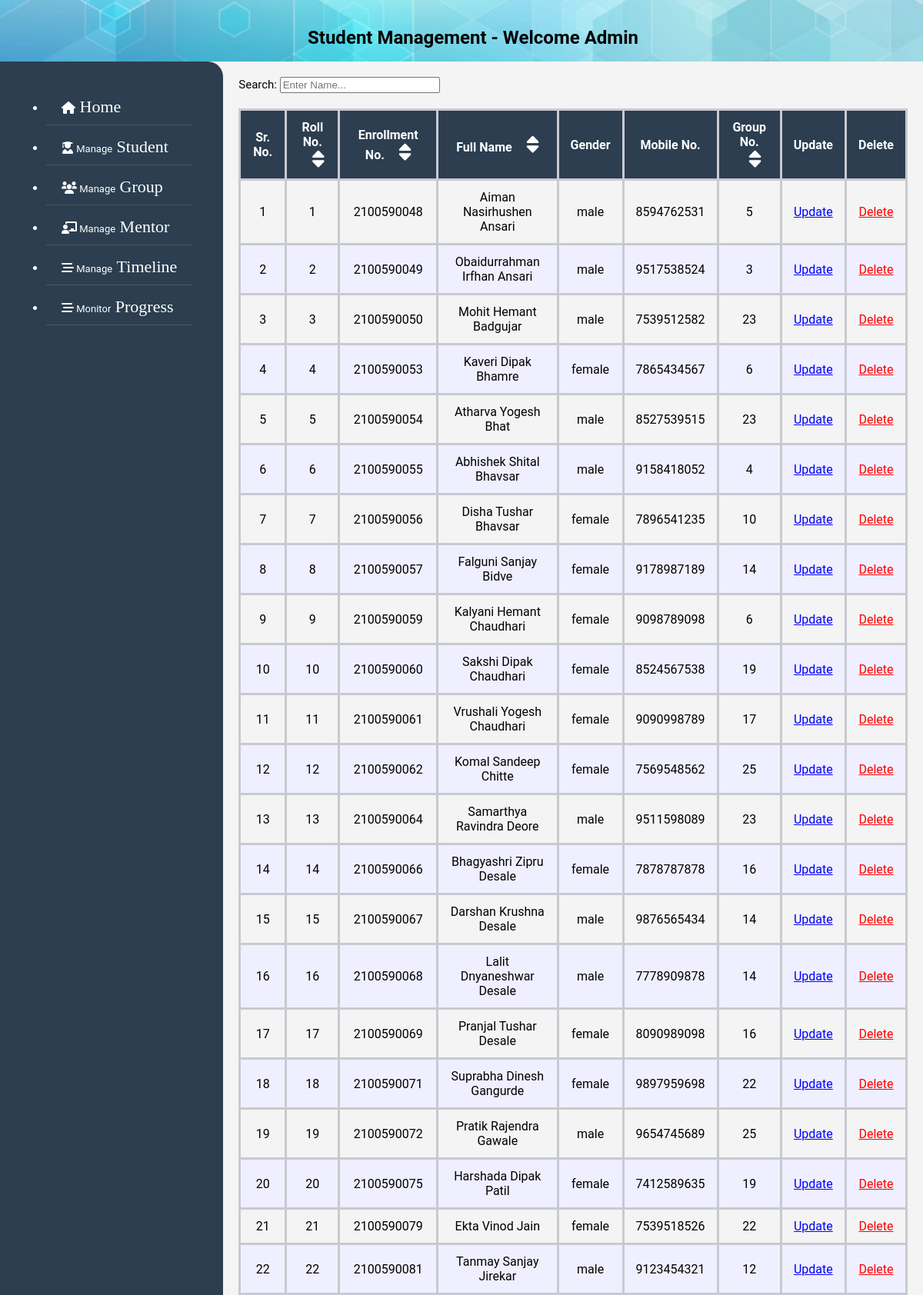
/Admin/studmanagement.php?year=2023 (upper part), run on the app's committed database.
### tables this page shows
CREATE TABLE `student` (
  `id` int(11) NOT NULL,
  `firstname` varchar(25) NOT NULL,
  `middlename` varchar(25) NOT NULL,
  `lastname` varchar(25) NOT NULL,
  `rollno` int(4) NOT NULL,
  `enrollmentno` varchar(10) NOT NULL,
  `gender` varchar(6) NOT NULL,
  `mobileno` varchar(10) NOT NULL,
  `password` varchar(12) NOT NULL,
  `groupno` int(4) NOT NULL,
  `status` varchar(7) NOT NULL,
  `year` varchar(4) NOT NULL
);

### Admin/studmanagement.php (the view, shortened to what this page needs)
<!DOCTYPE html>
<html lang="en">
<head>
    <link rel="stylesheet" href="https://cdnjs.cloudflare.com/ajax/libs/font-awesome/6.0.0-beta3/css/all.min.css" />
</head>
<?php
include "config.php";
$year = $_GET['year'];
$selectStudentsQuery = "SELECT * FROM student WHERE groupno > 0 AND year=$year ORDER BY rollno ASC";
$studentsResult = mysqli_query($con, $selectStudentsQuery);
$i=1;
?>
<body>
    <header>
        <h2>Student Management - Welcome Admin</h2>
    </header>
    <div id="container">
        <div id="sidebar">
            <div id="menu">
                <ul>
                    <li><a href="newhome.php?year=<?php echo $year; ?>"><i class="fas fa-home"></i><span
                                style="font-size:22px;font-family: 'cursive';">&nbsp;Home</span></a></li>
                    <li><a><i class="fas fa-user-graduate"></i><span style="font-size:13px;"> Manage</span><span
                                style="font-size:22px;font-family: 'cursive';">&nbsp;Student</span></a>
                    </li>
                    <li><a href="groupmanagement.php?year=<?php echo $year; ?>"><i class="fas fa-users"></i><span
                                style="font-size:13px;"> Manage</span><span
                                style="font-size:22px;font-family: 'cursive';">&nbsp;Group</span></a></li>
                    <li><a href="menmanagement.php?year=<?php echo $year; ?>"><i
                                class="fas fa-chalkboard-teacher"></i><span style="font-size:13px;"> Manage</span><span
                                style="font-size:22px;font-family: 'cursive';">&nbsp;Mentor</a></li>
                    <li><a><i class="fas fa-stream"></i><span style="font-size:13px;"> Manage</span><span
                                style="font-size:22px;font-family: 'cursive';">&nbsp;Timeline</span></a>
                    </li>
                    <li><a><i class="fas fa-stream"></i><span style="font-size:13px;"> Monitor</span><span
                                style="font-size:22px;font-family: 'cursive';">&nbsp;Progress</span></a>
                    </li>
                </ul>
            </div>
            <br><br><br><br><br><br>
        </div>
        <div id="content">
            <div style="font-size:15px">
                <label>Search: </label>
                <input type="text" id="nametosearch" name="nametosearch" placeholder="Enter Name..."
                    style="width:200px">
            </div>
            <table id="table1">
                <thead>
                    <tr>
                        <th data-sort="0" style="width:0%">Sr. No.</th>
                        <th data-sort="1">Roll No.
                            <a href="#" onclick="sortTable('rollno', 'asc')" style="padding-left:15px"><i
                                    class="fas fa-sort" style="font-size:25px;color:white"></i></a>
                        </th>
                        <th data-sort="2">Enrollment No.
                            <a href="#" onclick="sortTable('enrollmentno', 'asc')" style="padding-left:15px"><i
                                    class="fas fa-sort" style="font-size:25px;color:white"></i></a>
                        </th>
                        <th data-sort="3">Full Name
                            <a href="#" onclick="sortTable('fullname', 'asc')" style="padding-left:15px"><i
                                    class="fas fa-sort" style="font-size:25px;color:white"></i></a>
                        </th>
                        <th data-sort="4">Gender</th>
                        <th data-sort="5">Mobile No.</th>
                        <th data-sort="6">Group No.
                            <a href="#" onclick="sortTable('groupno', 'asc')" style="padding-left:15px"><i
                                    class="fas fa-sort" style="font-size:25px;color:white"></i></a>
                        </th>
                        <th data-sort="7">Update</th>
                        <th data-sort="8">Delete</th>
                    </tr>
                </thead>
                <tbody>
                    <?php while ($student = mysqli_fetch_assoc($studentsResult)) { ?>
                    <tr>
                        <td><?php echo $i; ?></td>
                        <td><?php echo $student['rollno']; ?></td>
                        <td><?php echo $student['enrollmentno']; ?></td>
                        <td><?php echo $student['firstname'];echo ' ';echo $student['middlename'];echo ' '; echo $student['lastname']; ?>
                        </td>
                        <td><?php echo $student['gender']; ?></td>
                        <td><?php echo $student['mobileno']; ?></td>
                        <td><?php echo $student['groupno']; ?></td>
                        <td><a href="updatestudent.php?studentId=<?php echo $student['id']; ?>&year=<?php echo $year;?>"
                                style="color:blue;">Update</a></td>
                        <td><a href="deletestudent.php?studentId=<?php echo $student['id']; ?>&year=<?php echo $year;?>&groupNo=<?php echo $student['groupno'];?>"
                                style="color:red;">Delete</a></td>
                    </tr>
                    <?php $i++; } ?>
                </tbody>
            </table>
        </div>
    </div>
</body>
</html>

### Admin/studmanagement.php (style rules this page uses)
header { background-color: #dbdbdb; color: #000000; padding: 15px; text-align: center; width: 100%; height: 50px; background-image: url('../images/header.jpg'); background-size: cover; background-repeat: no-repeat; }
body { font-family: 'Roboto', sans-serif; margin: 0; padding: 0; background-color: #f4f4f4; overflow: hidden; }
#container { display: flex; height: 100vh; }
#content { background-repeat: no-repeat; background-size: 200px; background-position: center; flex-grow: 1; padding: 20px; height: 100%; overflow-x: auto; }
#sidebar { width: max-content; background-color: #2c3e50; color: #fff; padding: 20px; box-sizing: border-box; display: flex; flex-direction: column; border-top-right-radius: 20px; height: 100%; }
#menu { flex-grow: 1; width: max-content; margin-left: 40px; margin-right: 20px; }
#menu ul { padding-left: 0; }
#menu li { position: relative; }
#menu a { display: block; color: #fff; text-decoration: none; padding: 10px 20px; margin-bottom: 5px; border-bottom: 1px solid #555; text-align: left; }
table { width: 100%; border-collapse: collapse; margin-top: 20px; margin-bottom: 150px; }
#table1 tr:nth-child(even) { background-color: #f0efff; }
th, td { padding-top: 12px; padding-left: 15px; padding-right: 15px; padding-bottom: 12px; border: 3px solid #c8cad1; text-align: center; }
th { background-color: #2c3e50; color: #fff; }

### data on the page
student: rollno "1", enrollmentno "2100590048", firstname "Aiman", middlename "Nasirhushen", lastname "Ansari", gender "male", mobileno "8594762531", groupno "5"
student: rollno "2", enrollmentno "2100590049", firstname "Obaidurrahman", middlename "Irfhan", lastname "Ansari", gender "male", mobileno "9517538524", groupno "3"
student: rollno "3", enrollmentno "2100590050", firstname "Mohit", middlename "Hemant", lastname "Badgujar", gender "male", mobileno "7539512582", groupno "23"
student: rollno "4", enrollmentno "2100590053", firstname "Kaveri", middlename "Dipak", lastname "Bhamre", gender "female", mobileno "7865434567", groupno "6"
student: rollno "5", enrollmentno "2100590054", firstname "Atharva", middlename "Yogesh", lastname "Bhat", gender "male", mobileno "8527539515", groupno "23"
student: rollno "6", enrollmentno "2100590055", firstname "Abhishek", middlename "Shital", lastname "Bhavsar", gender "male", mobileno "9158418052", groupno "4"
student: rollno "7", enrollmentno "2100590056", firstname "Disha", middlename "Tushar", lastname "Bhavsar", gender "female", mobileno "7896541235", groupno "10"
student: rollno "8", enrollmentno "2100590057", firstname "Falguni", middlename "Sanjay", lastname "Bidve", gender "female", mobileno "9178987189", groupno "14"
student: rollno "9", enrollmentno "2100590059", firstname "Kalyani", middlename "Hemant", lastname "Chaudhari", gender "female", mobileno "9098789098", groupno "6"
student: rollno "10", enrollmentno "2100590060", firstname "Sakshi", middlename "Dipak", lastname "Chaudhari", gender "female", mobileno "8524567538", groupno "19"
student: rollno "11", enrollmentno "2100590061", firstname "Vrushali", middlename "Yogesh", lastname "Chaudhari", gender "female", mobileno "9090998789", groupno "17"
student: rollno "12", enrollmentno "2100590062", firstname "Komal", middlename "Sandeep", lastname "Chitte", gender "female", mobileno "7569548562", groupno "25"
student: rollno "13", enrollmentno "2100590064", firstname "Samarthya", middlename "Ravindra", lastname "Deore", gender "male", mobileno "9511598089", groupno "23"
student: rollno "14", enrollmentno "2100590066", firstname "Bhagyashri", middlename "Zipru", lastname "Desale", gender "female", mobileno "7878787878", groupno "16"
student: rollno "15", enrollmentno "2100590067", firstname "Darshan", middlename "Krushna", lastname "Desale", gender "male", mobileno "9876565434", groupno "14"
student: rollno "16", enrollmentno "2100590068", firstname "Lalit", middlename "Dnyaneshwar", lastname "Desale", gender "male", mobileno "7778909878", groupno "14"
student: rollno "17", enrollmentno "2100590069", firstname "Pranjal", middlename "Tushar", lastname "Desale", gender "female", mobileno "8090989098", groupno "16"
student: rollno "18", enrollmentno "2100590071", firstname "Suprabha", middlename "Dinesh", lastname "Gangurde", gender "female", mobileno "9897959698", groupno "22"
student: rollno "19", enrollmentno "2100590072", firstname "Pratik", middlename "Rajendra", lastname "Gawale", gender "male", mobileno "9654745689", groupno "25"
student: rollno "20", enrollmentno "2100590075", firstname "Harshada", middlename "Dipak", lastname "Patil", gender "female", mobileno "7412589635", groupno "19"
student: rollno "21", enrollmentno "2100590079", firstname "Ekta", middlename "Vinod", lastname "Jain", gender "female", mobileno "7539518526", groupno "22"
student: rollno "22", enrollmentno "2100590081", firstname "Tanmay", middlename "Sanjay", lastname "Jirekar", gender "male", mobileno "9123454321", groupno "12"
